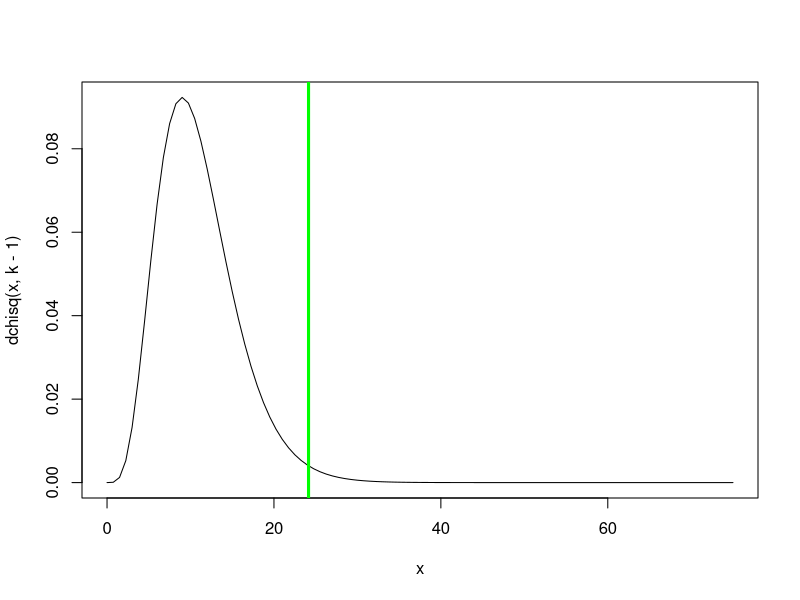
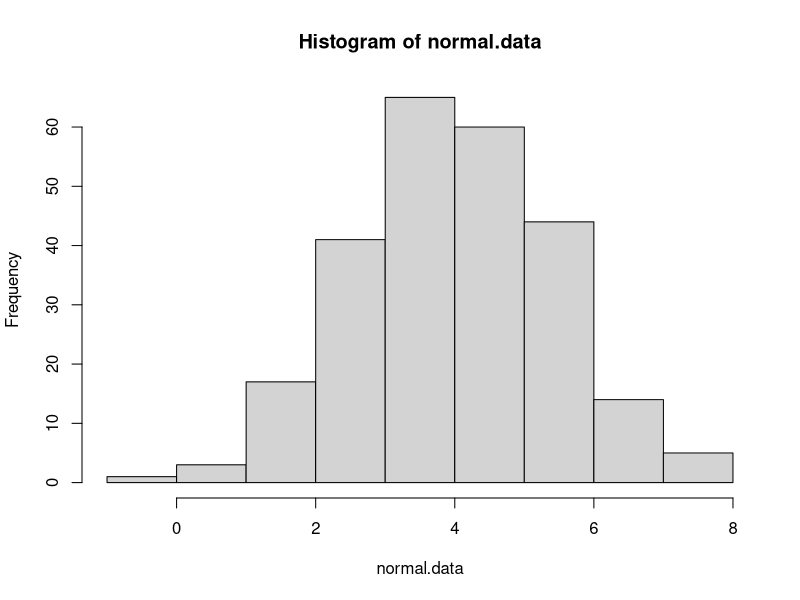
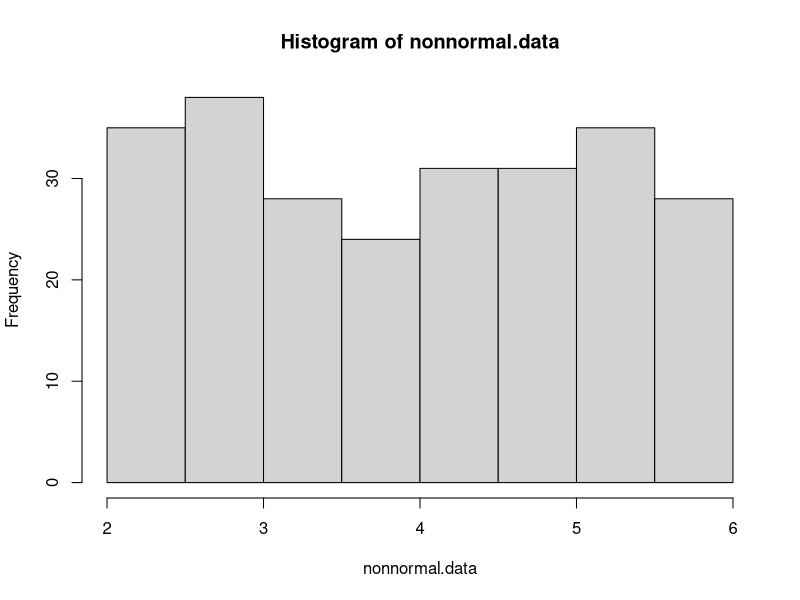
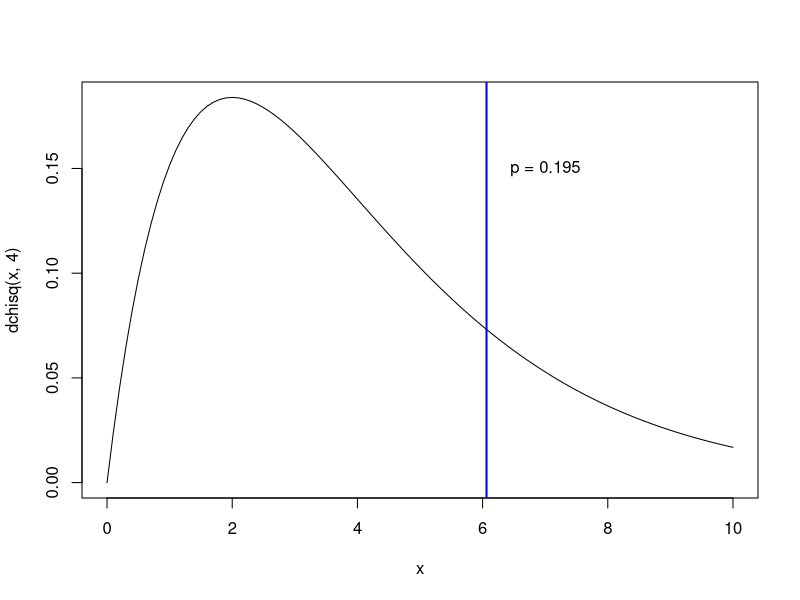
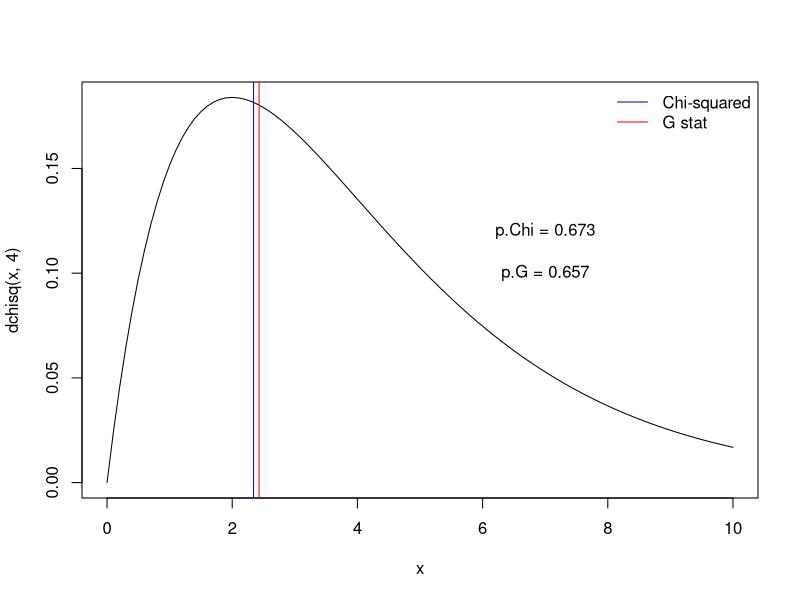

R code for these plots, in order:
## ---- chunk 1

knitr::opts_chunk$set(
	echo = TRUE,
	message = FALSE,
	warning = FALSE,
	cache = TRUE
)
## ---- chunk 2


#  NRES 710, Lecture 5 -----------------------
#   University of Nevada, Reno                       

#   ANOVA                                          


## ---- chunk 3

## Chi squared goodness-of-fit example

birthdays.bymonth <- c(40,23,33,39,28,29,45,31,22,34,44,20)
months <- c("Jan","Feb","Mar","Apr","May","Jun","Jul","Aug","Sep","Oct","Nov","Dec")
names(birthdays.bymonth) <- months

sample.size <- sum(birthdays.bymonth)
k = length(birthdays.bymonth)   # number of categories (months)
exp.birthdays.bymonth <- sample.size*rep(1/k,times=k)   # compute the expected number under the null hypothesis.

Chisq.stat <- sum((birthdays.bymonth-exp.birthdays.bymonth)^2/exp.birthdays.bymonth)
Chisq.stat


## View the summary statistic along with its sampling distribution under the null hypothesis

curve(dchisq(x,k-1),0,75)
abline(v=Chisq.stat,col="green",lwd=3)

p <- 1-pchisq(Chisq.stat,k-1)
p


### use R's built in chi squared function

chisq.test(birthdays.bymonth)     # should get the same p value!


## ---- chunk 4

# Chi-squared test for normality

normal.data <- rnorm(250,4,1.5)  # generate normal data
nonnormal.data <-  runif(250,2,6)  # generate non-normal data

hist(normal.data)
hist(nonnormal.data)

# First bin the data (chi squared test must be on categorical data!)

breaks <- c(-Inf,1,2,3,3.5,4,4.5,5,6,7,Inf)

normal.data.binned <- cut(normal.data,breaks,labels=breaks[-1])
nonnormal.data.binned <- cut(nonnormal.data,breaks,labels=breaks[-1])

obs_table_norm <- table(normal.data.binned)
obs_table_nonnorm <- table(nonnormal.data.binned)

# Determine expected values in each cell if the underlying distribution were normal

normal.probs <- sapply(2:length(breaks), function(t) pnorm(breaks[t],mean(normal.data),sd(normal.data))-pnorm(breaks[t-1],mean(normal.data),sd(normal.data))  )
exp_table_norm <- length(normal.data)*normal.probs  # check that expected vals are greater than 5

normal.probs <- sapply(2:length(breaks), function(t) pnorm(breaks[t],mean(nonnormal.data),sd(nonnormal.data))-pnorm(breaks[t-1],mean(nonnormal.data),sd(nonnormal.data))  )
exp_table_nonnorm <- length(normal.data)*normal.probs  # check that expected vals are greater than 5

# Chi squared stat for normality test on normal data

chistat_norm <- sum((obs_table_norm-exp_table_norm)^2/exp_table_norm)
pval_norm <- 1-pchisq(chistat_norm,length(exp_table_norm)-1)
pval_norm

chistat_nonnorm <- sum((obs_table_nonnorm-exp_table_nonnorm)^2/exp_table_nonnorm)
pval_nonnorm <- 1-pchisq(chistat_nonnorm,length(exp_table_nonnorm)-1)
pval_nonnorm

# Compare with shapiro wilk test (which is a MUCH better test!)

shapiro.test(normal.data)
shapiro.test(nonnormal.data)

## ---- chunk 5

n.bunnies <- 112

    # sample assuming null hypothesis is true
all.bunnies <- data.frame(
  ear_type = sample(c("floppy","pointy","mixed"),n.bunnies,replace = T),
  coat_color = sample(c("white","brown","mixed"),n.bunnies,replace = T)
)

head(all.bunnies)

# make contingency table

con_table <- table(all.bunnies$ear_type,all.bunnies$coat_color)

# generate expected values

prop.ears <- rowSums(con_table)/n.bunnies
sum.coats <- colSums(con_table)
exp_table <- sapply(1:ncol(con_table),function(t) sum.coats[t]*prop.ears)
colnames(exp_table) <- colnames(con_table)

# compute chi-squared statistic

Chisq.stat <- sum((con_table-exp_table)^2/exp_table)


# Compare chi squared statistic with null sampling distribution

curve(dchisq(x,4),0,10)
abline(v=Chisq.stat,col="blue",lwd=2)

p.value <- 1-pchisq(Chisq.stat,4)
p.value

text(7,0.15,paste0("p = ",round(p.value,3)))

# Compare with R's built in chi squared function

chisq.test(con_table)


## ---- chunk 6

n.bunnies <- 112

    # sample assuming null hypothesis is true
all.bunnies <- data.frame(
  ear_type = sample(c("floppy","pointy","mixed"),n.bunnies,replace = T),
  coat_color = sample(c("white","brown","mixed"),n.bunnies,replace = T)
)

head(all.bunnies)

# make contingency table

con_table <- table(all.bunnies$ear_type,all.bunnies$coat_color)

# generate expected values

prop.ears <- rowSums(con_table)/n.bunnies
sum.coats <- colSums(con_table)
exp_table <- sapply(1:ncol(con_table),function(t) sum.coats[t]*prop.ears)
colnames(exp_table) <- colnames(con_table)

# compute chi-squared and G statistics

Chisq.stat <- sum((con_table-exp_table)^2/exp_table)
G.stat <- 2*sum(con_table*log(con_table/exp_table))   # slightly different!


# Compare chi squared and G statistics with null sampling distribution

curve(dchisq(x,4),0,10)
abline(v=Chisq.stat,col="blue",lwd=1)
abline(v=G.stat,col="red",lwd=1)
legend("topright",lty=c(1,1),lwd=c(1,1),col=c("blue","red"),legend=c("Chi-squared","G stat"),bty="n")

p.value.Chi <- 1-pchisq(Chisq.stat,4)
p.value.G <- 1-pchisq(G.stat,4)

text(7,0.12,paste0("p.Chi = ",round(p.value.Chi,3)))
text(7,0.1,paste0("p.G = ",round(p.value.G,3)))

## ---- chunk 7

n.bunnies <- 20

    # sample assuming null hypothesis is true
all.bunnies <- data.frame(
  ear_type = sample(c("floppy","pointy","mixed"),n.bunnies,replace = T),
  coat_color = sample(c("white","brown","mixed"),n.bunnies,replace = T)
)

head(all.bunnies)

# make contingency table

con_table <- table(all.bunnies$ear_type,all.bunnies$coat_color)

# generate expected values

prop.ears <- rowSums(con_table)/n.bunnies
sum.coats <- colSums(con_table)
exp_table <- sapply(1:ncol(con_table),function(t) sum.coats[t]*prop.ears)
colnames(exp_table) <- colnames(con_table)

# run fisher exact test

#?fisher.test

chisq.test(con_table)
fisher.test(con_table)   # better test
fisher.test(con_table,simulate.p.value = T,B=5000)   # use simulated p-value - usually very similar answer
